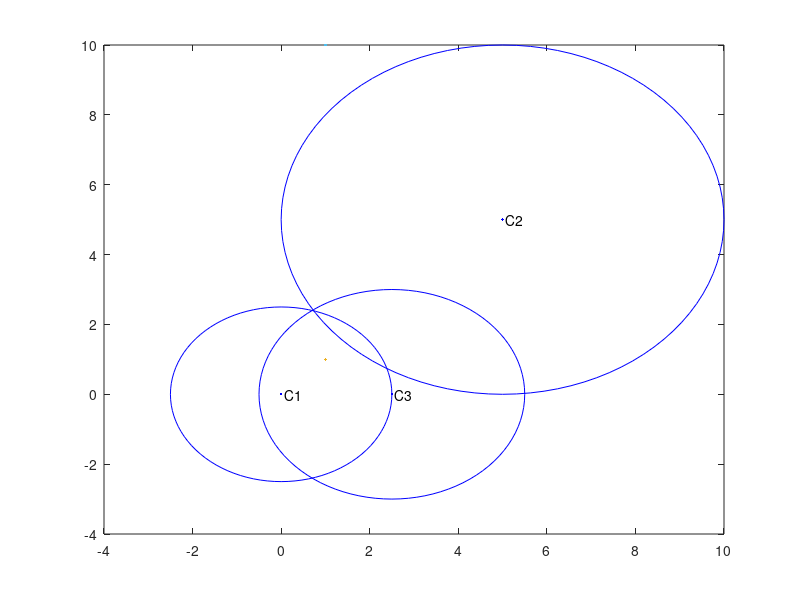

Here is the MATLAB script that generated this plot: (Note: this script raises an error after producing the figure.)
%%% Problem 3
close all
clear all
clc

%% Initialise Paremeters
global r1 r2 r3; 
r1 = 2.5;
r2 = 5;
r3 = 3;
x1=0;
y1=0;
x2=5;
y2=5;
x3=2.5;
y3=0;

fig_plot = figure('visible','off', 'Position', get(0, 'Screensize'));
th = 0:pi/50:2*pi;
xunit = r1 * cos(th) + x1;
yunit = r1 * sin(th) + y1;
plot(xunit, yunit, 'b', LineWidth=1);
hold on

xunit = r2 * cos(th) + x2;
yunit = r2 * sin(th) + y2;
plot(xunit, yunit, 'b', LineWidth=1);
xunit = r3 * cos(th) + x3;
yunit = r3 * sin(th) + y3;
plot(xunit, yunit, 'b', LineWidth=1);

plot(x1,y1,'b.', MarkerSize=10);
text(x1,y1,' C1');
plot(x2,y2,'b.', MarkerSize=10);
text(x2,y2,' C2')
plot(x3,y3,'b.', MarkerSize=10);
text(x3,y3,' C3')
jk = ones(2,1);
jk(1) = -4.0;
jk(2) = -4.0;

options = optimoptions(@fminunc,OptimalityTolerance = 1e-12);
[solorg,fval] = fminunc(@find_norm,jk, options);
name = "./results/prob_4_a";

for i=0:100
   try
        r1 = 2.5 + (rand(1)-0.5);
        r2 = 5 + (rand(1)-0.5);
        r3 = 3 + (rand(1)-0.5);
        [solmin,fval] = fminunc(@find_norm,[-4.0,-4.0],options);
        plot(solmin(1), solmin(2),'r*')
    catch
        fprintf('Inconsistent data in iteration skipped.\n');
   end
end

plot(solorg(1),solorg(2),'g*', MarkerSize=10);
    
grid on
axis equal
hold off
saveas(fig_plot,name,'jpg');
